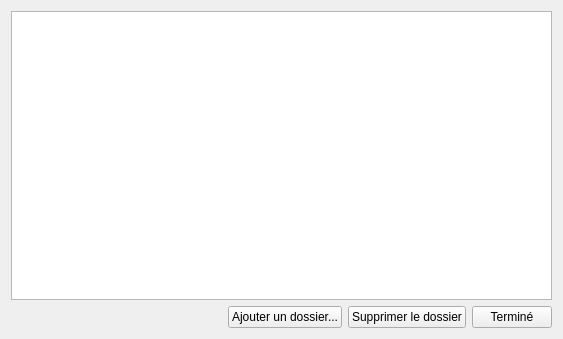
<?xml version="1.0" encoding="UTF-8"?>
<ui version="4.0">
 <class>Settings</class>
 <widget class="QWidget" name="Settings">
  <property name="geometry">
   <rect>
    <x>0</x>
    <y>0</y>
    <width>563</width>
    <height>339</height>
   </rect>
  </property>
  <property name="windowTitle">
   <string>Form</string>
  </property>
  <layout class="QVBoxLayout" name="verticalLayout">
   <item>
    <widget class="QListView" name="listRep"/>
   </item>
   <item>
    <layout class="QHBoxLayout" name="horizontalLayout">
     <item>
      <spacer name="horizontalSpacer">
       <property name="orientation">
        <enum>Qt::Horizontal</enum>
       </property>
       <property name="sizeHint" stdset="0">
        <size>
         <width>40</width>
         <height>20</height>
        </size>
       </property>
      </spacer>
     </item>
     <item>
      <widget class="QPushButton" name="pbRep">
       <property name="text">
        <string>Ajouter un dossier...</string>
       </property>
      </widget>
     </item>
     <item>
      <widget class="QPushButton" name="pbSup">
       <property name="text">
        <string>Supprimer le dossier</string>
       </property>
      </widget>
     </item>
     <item>
      <widget class="QPushButton" name="pbEnd">
       <property name="text">
        <string>Terminé</string>
       </property>
      </widget>
     </item>
    </layout>
   </item>
  </layout>
 </widget>
 <resources/>
 <connections/>
</ui>
